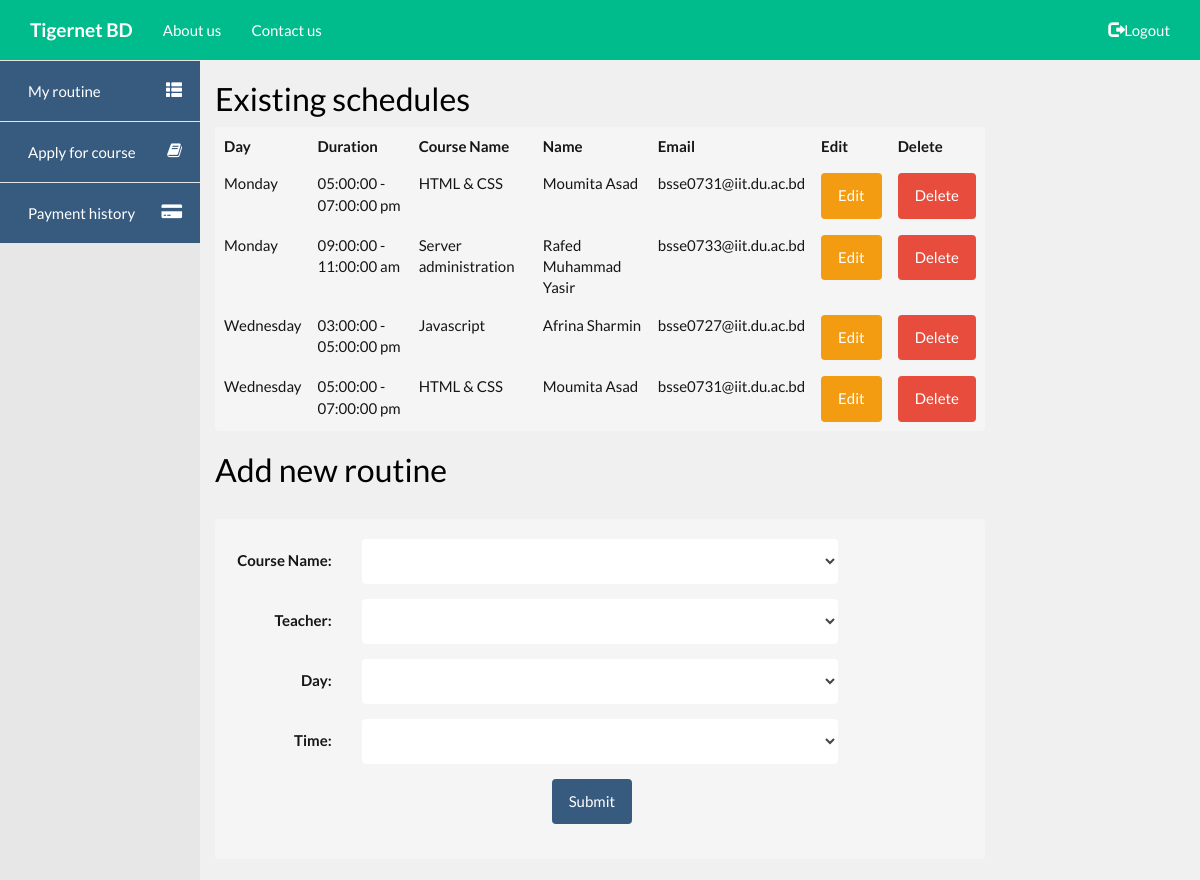
Before: /tgnet/setRoutine.php (signed in) with the older database file.
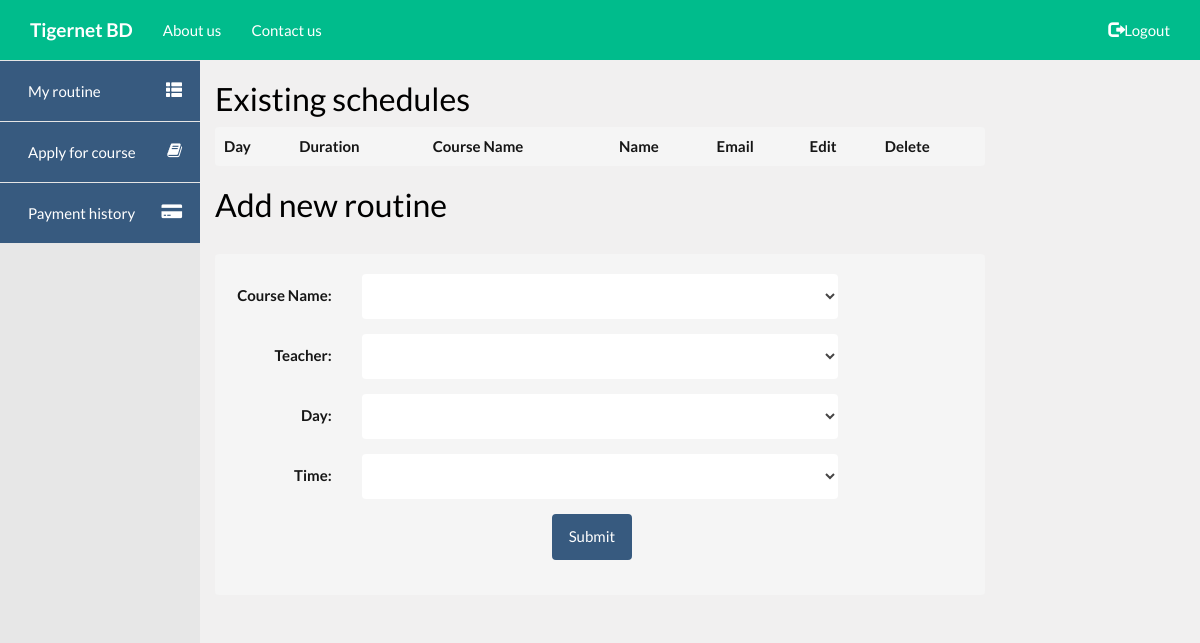
After: the same page with the newer database file.
### tables this page shows
create TABLE courseSchedule
(
	courseName varchar(50) not null,
	day varchar(10) not null,
	teacherEmail varchar(100) not null,
	duration varchar(30) not null,
	CONSTRAINT courseSchedulePK PRIMARY KEY(day,duration),
	CONSTRAINT courseScheduleFK foreign key(teacherEmail) references users(email),
	CONSTRAINT courseScheduleFK2 foreign key(courseName) references course(name)
);

create TABLE users
(
	email varchar(100) not null,
	name varchar(100) not null,
	password varchar(50) not null,
	role varchar(20) not null,
	CONSTRAINT userPK PRIMARY KEY(email)
);

### tgnet/setRoutine.php (called while the page is built, shortened)
<?php
	include 'includes/master.php';
?>

### tgnet/modules/setRoutine.php (the view, shortened to what this page needs)
<h2>Existing schedules</h2>
<?php
	include 'includes/db-config.php';
	$query="SELECT courseName , day, name, email, duration
			FROM courseSchedule, users
			WHERE users.email=courseSchedule.teacherEmail
			ORDER BY FIELD(day, 'Sunday', 'Monday', 'Tuesday', 'Wednesday', 'Thursday', 'Friday', 'Saturday')";
	$sqlResult=mysqli_query($sqlConnect,$query);
	echo '<table class="table well">';
	echo '<thead>';
	echo '<tr>';
		echo '<th>Day</th>';
		echo '<th>Duration</th>';
		echo '<th>Course Name</th>';
		echo '<th>Name</th>';
		echo '<th>Email</th>';
		echo '<th>Edit</th>';
		echo '<th>Delete</th>';
	echo '</tr>';
	echo '</thead>';
	echo '<tbody>';
	while ($row = mysqli_fetch_array($sqlResult)) {
		echo '<tr>';
			echo '<td class="day">'.$row['day'].'</td>';
			echo '<td class="duration">'.$row['duration'].'</td>';
			echo '<td class="course">'.$row['courseName'].'</td>';
			echo '<td class="name">'.$row['name'].'</td>';
			echo '<td class="email">'.$row['email'].'</td>';
			echo '<td> <button type="button" class="btn btn-warning" onClick="editRoutine(this);" data-toggle="modal" data-target="#editRoutine">Edit</button> </td>';
			echo '<td> <button type="button" class="btn btn-danger" onClick="confirmDelete(this);" name="submit" value="delete">Delete</button> </td>';
		echo '</tr>';
	}
	echo '</tbody>';
	echo '</table>';
?>
<h2>Add new routine</h2>
<br>
<form class="form-horizontal well" action="setRoutine.php" method="post">
	<div class="form-group">
		<label class="control-label col-sm-2">Course Name:</label>
		<div class='col-sm-8'>
			<select class='form-control' name="courseName" required>
				<option></option>
				<?php
				include 'includes/db-config.php';
				$query="select name from course";
				$sqlResult=mysqli_query($sqlConnect,$query);
				while($sqlRow=mysqli_fetch_array($sqlResult,MYSQLI_ASSOC))
				{
					echo "<option value=\"".$sqlRow['name']."\"".">".$sqlRow['name']."</option>";
				}
				?>
			</select>
		</div>
	</div>
	<div class="form-group">
		<label class="control-label col-sm-2" >Teacher:</label>
		<div class='col-sm-8'>
			<select class='form-control' name="teacher" required>
				<option></option>
				<?php
				include 'includes/db-config.php';
				$query="select email,name from users where role!='student'";
				$sqlResult=mysqli_query($sqlConnect,$query);
				while($sqlRow=mysqli_fetch_array($sqlResult,MYSQLI_ASSOC))
				{
					echo "<option value=\"".$sqlRow['email']."\"".">".$sqlRow['name']." (".$sqlRow['email'].")</option>";
				}
				?>
			</select>
		</div>
	</div>
	<div class="form-group">
		<label class="control-label col-sm-2">Day:</label>
		<div class='col-sm-8'>
			<select class='form-control' name="day" required>
				<option></option>
				<?php
				$days = array("Sunday", "Monday", "Tuesday","Wednesday", "Thursday", "Friday","Saturday");
				for($i=0;$i<count($days);$i++)
				{
					echo "<option value=\"".$days[$i]."\"".">".$days[$i]."</option>";
				}
				?>
			</select>
		</div>
	</div>
	<div class="form-group">
		<label class="control-label col-sm-2">Time:</label>
		<div class='col-sm-8'>
			<select class='form-control' name="time" required>
				<option></option>
				<?php
				$time = array("09:00:00 - 11:00:00 am", "11:00:00 - 01:00:00 pm", "03:00:00 - 05:00:00 pm","05:00:00 - 07:00:00 pm");
				for($i=0;$i<count($time);$i++)
				{
					echo "<option value=\"".$time[$i]."\"".">".$time[$i]."</option>";
				}
				?>
			</select>
		</div>
	</div>
	<div class="form-group">
		<div class="col-sm-offset-5 col-sm-6">
			<button type="submit" class="btn btn-primary" name="submit" value="add">Submit</button>
		</div>
	</div>
</form>

### tgnet/includes/master.php (shortened to what this page needs)
<!DOCTYPE html>
<html>
<head>
	<?php
		include 'includes/header.php';
	?>
</head>
<body>
	<?php include 'includes/topmenu.php'; ?>
	<div id="main" class="container-fluid">
		<div class="row" id="content">
			<div class="col-md-2" id="leftPanel">
				<?php include 'includes/sideBar.php';   ?>
			</div>
			<div class="col-md-7" id="writing">
				<?php include "$page";                  ?>
			</div>
			<div class="col-md-3" id="rightPanel">
			</div>
		</div>
	</div>
</body>
</html>

### tgnet/includes/header.php (shortened to what this page needs)
<link rel="stylesheet" href="https://maxcdn.bootstrapcdn.com/bootstrap/3.3.7/css/bootstrap.min.css">
<link rel="stylesheet" href="/tgnet/css/bootstrap.min.css">
<link rel="stylesheet" href="/tgnet/css/style.css">
<link rel="stylesheet" href="/tgnet/modules/star/dist/starrr.css">
<link rel="stylesheet" href="https://cdnjs.cloudflare.com/ajax/libs/font-awesome/4.7.0/css/font-awesome.min.css">

### tgnet/includes/topmenu.php (shortened to what this page needs)
<nav class="navbar navbar-inverse">
	<div class="container-fluid">
		<div class="navbar-header">
			<a class="navbar-brand" href="/tgnet/"><b>Tigernet BD</b></a>
		</div>
		<div class="collapse navbar-collapse" id="myNavbar">
			<ul class="nav navbar-nav">
				<li><a href="about.php">About us</a></li>
				<li><a href="contact.php">Contact us</a></li>
			</ul>
			<ul class="nav navbar-nav navbar-right">
				<?php
					if(isset($_SESSION['email'])){ ?>
						<li><a href="/tgnet/auth/logoutAction.php"><span class="glyphicon glyphicon-log-out"></span>Logout</a></li>
					<?php } else { ?>
						<li><a href="register.php"><span class="glyphicon glyphicon-user"></span>Register</a></li>
						<li><a href="login.php"><span class="glyphicon glyphicon-log-in"></span> Login</a></li>
				<?php } ?>
			</ul>
		</div>
	</div>
</nav>

### tgnet/includes/sideBar.php (shortened to what this page needs)
<nav class="navbar navbar-default sidebar" role="navigation">
    <div class="container-fluid">
        <div class="collapse navbar-collapse" id="bs-sidebar-navbar-collapse-1">
            <ul class="nav navbar-nav">
                <?php
                    if(isset($_SESSION['role'])){
                        $role = $_SESSION['role'];
                        if($role != null){
                            echo '<li><a href="/tgnet/routine.php">My routine <span class="pull-right glyphicon glyphicon-th-list"></span></a></li>';
                        }
                        if($role == 'Student'){
                            echo '<li><a href="/tgnet/applyCourse.php">Apply for course <span class="pull-right fa fa-book"></span></a></li>';
                            echo '<li><a href="/tgnet/paymentHistory.php">Payment history <span class="pull-right fa fa-credit-card-alt"></span></a></li>';
                        }
                    }
                ?>
            </ul>
        </div>
    </div>
</nav>

### tgnet/css/style.css (style rules this page uses)
body,html { font-family: Lato, sans-serif; height: 100%; font-size: 15px; background-color: #F1F0F0; }
.navbar { border-radius: 0; margin-bottom: 0; }
#leftPanel { padding: 0; margin-bottom: -5000px; padding-bottom: 5000px; }
#main { overflow: hidden; min-height: calc(100vh - 50px); }
#writing { color: black; }
.well { background: #f5f5f5; color: #161616; }
nav.sidebar.navbar.sidebar>.container .navbar-brand, .navbar>.container-fluid .navbar-brand { margin-left: 0px; }
nav.sidebar a { padding-right: 18px; padding-left: 28px; }
nav.sidebar .navbar-nav > li:first-child { border-top: 1px #e5e5e5 solid; }
nav.sidebar .navbar-nav > li { border-bottom: 1px #e5e5e5 solid; }
nav.sidebar .navbar-collapse, nav.sidebar .container-fluid { padding: 0 0px 0 0px; }
nav.sidebar { height: 100%; margin-left: -160px; float: left; margin-bottom: 0px; }
nav.sidebar li { width: 100%; }
nav.sidebar { margin-left: 0px; float: left; }
.nav span { font-size: 16px; }

### tgnet/includes/sideBar.php (style rules this page uses)
#leftPanel { background-color: #e7e7e7; }

Changed rows visible on the page:
removed courseschedule: day "Monday", duration "05:00:00 - 07:00:00 pm", courseName "HTML & CSS", teacherEmail.name "Moumita Asad", teacherEmail.email "bsse0731@iit.du.ac.bd"
removed courseschedule: day "Monday", duration "09:00:00 - 11:00:00 am", courseName "Server administration", teacherEmail.name "Rafed Muhammad Yasir", teacherEmail.email "bsse0733@iit.du.ac.bd"
removed courseschedule: day "Wednesday", duration "03:00:00 - 05:00:00 pm", courseName "Javascript", teacherEmail.name "Afrina Sharmin", teacherEmail.email "bsse0727@iit.du.ac.bd"
removed courseschedule: day "Wednesday", duration "05:00:00 - 07:00:00 pm", courseName "HTML & CSS", teacherEmail.name "Moumita Asad", teacherEmail.email "bsse0731@iit.du.ac.bd"
